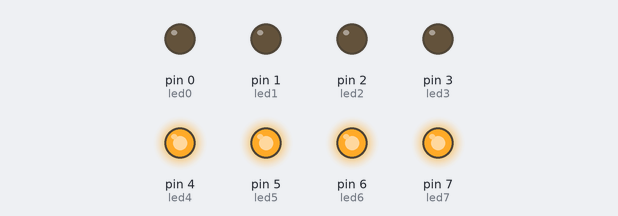
Bench run of a sketch on a simulated Arduino Uno, built with avr-gcc and run on an emulated ATmega328P. Parts: output pins drawn as LEDs (lit = HIGH).

Above: at 1.5 s.
At 3.5 s:
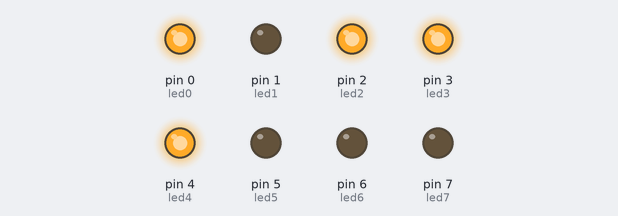
At 6.5 s:
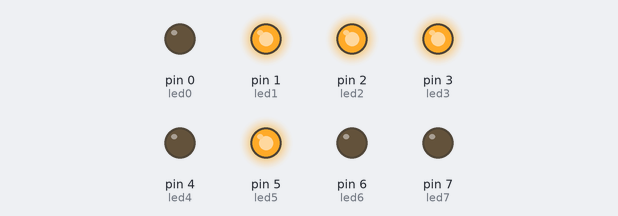
At 12.5 s:
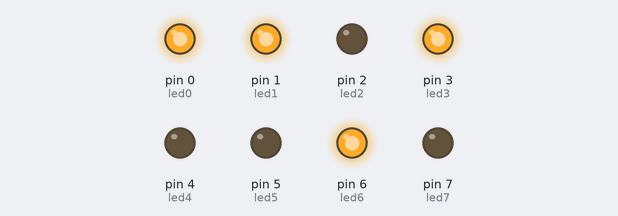
At 17.5 s:
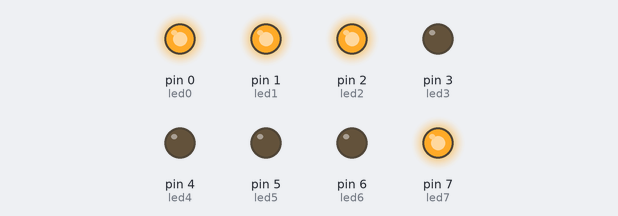
At 23.5 s:
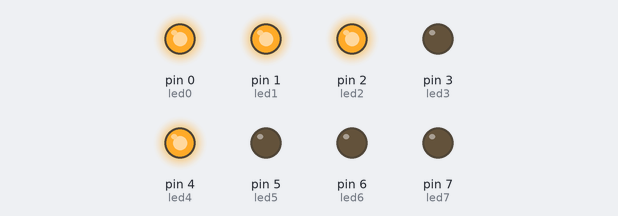
Timing chart, 0 to 24.4 s (numbered marks = the images above):
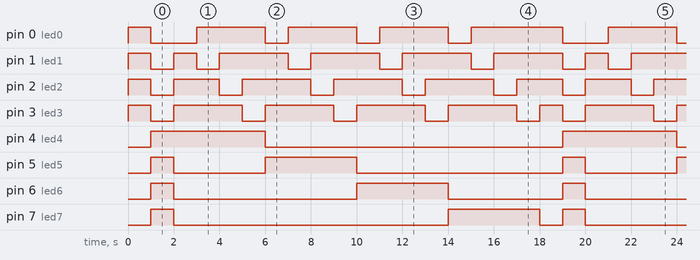

Measured:
- by itself, pin 0 (led0): repeats every 18.0 s: 3 × (HIGH 3.0 s, LOW 1.0 s), HIGH 4.0 s, LOW 2.0 s
- by itself, pin 1 (led1): repeats every 18.0 s: HIGH 1.0 s, 4 × (LOW 1.0 s, HIGH 3.0 s), LOW 1.0 s
- by itself, pin 2 (led2): repeats every 18.0 s: HIGH 2.0 s, 3 × (LOW 1.0 s, HIGH 3.0 s), LOW 1.0 s, HIGH 2.0 s, LOW 1.0 s
- by itself, pin 3 (led3): repeats every 18.0 s: 4 × (HIGH 3.0 s, LOW 1.0 s), HIGH 1.0 s, LOW 1.0 s
- by itself, pin 4 (led4): alternates HIGH for 5.0 s and LOW for 13.0 s
- by itself, pin 5 (led5): repeats every 18.0 s: LOW 4.0 s, HIGH 4.0 s, LOW 9.0 s, HIGH 1.0 s
- by itself, pin 6 (led6): repeats every 18.0 s: LOW 8.0 s, HIGH 4.0 s, LOW 5.0 s, HIGH 1.0 s
- by itself, pin 7 (led7): repeats every 18.0 s: LOW 12.0 s, HIGH 4.0 s, LOW 1.0 s, HIGH 1.0 s

The sketch:

4x4_led_matrix.ino
```cpp
//initialize the port numbers. You can easily change them here if you connected your LEDs in another way than I suggested
int led0 = 0;
int led1 = 1;
int led2 = 2;
int led3 = 3;
int led4 = 4;
int led5 = 5;
int led6 = 6;
int led7 = 7;

//the time we will wait after lighting one LED (in ms)
int time = 1000;

void setup(){ //this method will be run once after powering up the arduino
  //put all the pins in output mode so they can light up the LEDs
  pinMode(led0, OUTPUT);
  pinMode(led1, OUTPUT);
  pinMode(led2, OUTPUT);
  pinMode(led3, OUTPUT);
  pinMode(led4, OUTPUT);
  pinMode(led5, OUTPUT);
  pinMode(led6, OUTPUT);
  pinMode(led7, OUTPUT);
  off(); //ensure all the LEDs are off
}


void loop(){ //this method will be repeated once the setup is finished
  splash1(); //we basicly keep calling this method
}

void splash1(){
  all();  //puts on all the LEDs for one second
  a();  //puts on the first LED
  b();  //puts on the second LED (turns first one off)
  c();  //...
  d();
  e();
  f();
  g();
  h();
  i();
  j();
  k();
  l();
  m();
  n();
  o();
  p();
  off();  //turns all LEDs off
}

void off(){
  digitalWrite(led0, HIGH);
  digitalWrite(led1, HIGH);
  digitalWrite(led2, HIGH);
  digitalWrite(led3, HIGH);

  digitalWrite(led4, LOW);
  digitalWrite(led5, LOW);
  digitalWrite(led6, LOW);
  digitalWrite(led7, LOW);
  delay (time);
}

void a(){
  digitalWrite(led0, LOW);
  digitalWrite(led1, HIGH);
  digitalWrite(led2, HIGH);
  digitalWrite(led3, HIGH);

  digitalWrite(led4, HIGH);
  digitalWrite(led5, LOW);
  digitalWrite(led6, LOW);
  digitalWrite(led7, LOW);
  delay (time);
}

void b(){
  digitalWrite(led0, HIGH);
  digitalWrite(led1, LOW);
  digitalWrite(led2, HIGH);
  digitalWrite(led3, HIGH);

  digitalWrite(led4, HIGH);
  digitalWrite(led5, LOW);
  digitalWrite(led6, LOW);
  digitalWrite(led7, LOW);
  delay (time);
}

void c(){
  digitalWrite(led0, HIGH);
  digitalWrite(led1, HIGH);
  digitalWrite(led2, LOW);
  digitalWrite(led3, HIGH);

  digitalWrite(led4, HIGH);
  digitalWrite(led5, LOW);
  digitalWrite(led6, LOW);
  digitalWrite(led7, LOW);
  delay (time);
}

void d(){
  digitalWrite(led0, HIGH);
  digitalWrite(led1, HIGH);
  digitalWrite(led2, HIGH);
  digitalWrite(led3, LOW);

  digitalWrite(led4, HIGH);
  digitalWrite(led5, LOW);
  digitalWrite(led6, LOW);
  digitalWrite(led7, LOW);
  delay (time);
}

void e(){
  digitalWrite(led0, LOW);
  digitalWrite(led1, HIGH);
  digitalWrite(led2, HIGH);
  digitalWrite(led3, HIGH);

  digitalWrite(led4, LOW);
  digitalWrite(led5, HIGH);
  digitalWrite(led6, LOW);
  digitalWrite(led7, LOW);
  delay (time);
}

void f(){
  digitalWrite(led0, HIGH);
  digitalWrite(led1, LOW);
  digitalWrite(led2, HIGH);
  digitalWrite(led3, HIGH);

  digitalWrite(led4, LOW);
  digitalWrite(led5, HIGH);
  digitalWrite(led6, LOW);
  digitalWrite(led7, LOW);
  delay (time);
}

void g(){
  digitalWrite(led0, HIGH);
  digitalWrite(led1, HIGH);
  digitalWrite(led2, LOW);
  digitalWrite(led3, HIGH);

  digitalWrite(led4, LOW);
  digitalWrite(led5, HIGH);
  digitalWrite(led6, LOW);
  digitalWrite(led7, LOW);
  delay (time);
}

void h(){
  digitalWrite(led0, HIGH);
  digitalWrite(led1, HIGH);
  digitalWrite(led2, HIGH);
  digitalWrite(led3, LOW);

  digitalWrite(led4, LOW);
  digitalWrite(led5, HIGH);
  digitalWrite(led6, LOW);
  digitalWrite(led7, LOW);
  delay (time);
}

void i(){
  digitalWrite(led0, LOW);
  digitalWrite(led1, HIGH);
  digitalWrite(led2, HIGH);
  digitalWrite(led3, HIGH);

  digitalWrite(led4, LOW);
  digitalWrite(led5, LOW);
  digitalWrite(led6, HIGH);
  digitalWrite(led7, LOW);
  delay (time);
}

void j(){
  digitalWrite(led0, HIGH);
  digitalWrite(led1, LOW);
  digitalWrite(led2, HIGH);
  digitalWrite(led3, HIGH);

  digitalWrite(led4, LOW);
  digitalWrite(led5, LOW);
  digitalWrite(led6, HIGH);
  digitalWrite(led7, LOW);
  delay (time);
}

void k(){
  digitalWrite(led0, HIGH);
  digitalWrite(led1, HIGH);
  digitalWrite(led2, LOW);
  digitalWrite(led3, HIGH);

  digitalWrite(led4, LOW);
  digitalWrite(led5, LOW);
  digitalWrite(led6, HIGH);
  digitalWrite(led7, LOW);
  delay (time);
}

void l(){
  digitalWrite(led0, HIGH);
  digitalWrite(led1, HIGH);
  digitalWrite(led2, HIGH);
  digitalWrite(led3, LOW);

  digitalWrite(led4, LOW);
  digitalWrite(led5, LOW);
  digitalWrite(led6, HIGH);
  digitalWrite(led7, LOW);
  delay (time);
}

void m(){
  digitalWrite(led0, LOW);
  digitalWrite(led1, HIGH);
  digitalWrite(led2, HIGH);
  digitalWrite(led3, HIGH);

  digitalWrite(led4, LOW);
  digitalWrite(led5, LOW);
  digitalWrite(led6, LOW);
  digitalWrite(led7, HIGH);
  delay (time);
}

void n(){
  digitalWrite(led0, HIGH);
  digitalWrite(led1, LOW);
  digitalWrite(led2, HIGH);
  digitalWrite(led3, HIGH);

  digitalWrite(led4, LOW);
  digitalWrite(led5, LOW);
  digitalWrite(led6, LOW);
  digitalWrite(led7, HIGH);
  delay (time);
}

void o(){
  digitalWrite(led0, HIGH);
  digitalWrite(led1, HIGH);
  digitalWrite(led2, LOW);
  digitalWrite(led3, HIGH);

  digitalWrite(led4, LOW);
  digitalWrite(led5, LOW);
  digitalWrite(led6, LOW);
  digitalWrite(led7, HIGH);
  delay (time);
}

void p(){
  digitalWrite(led0, HIGH);
  digitalWrite(led1, HIGH);
  digitalWrite(led2, HIGH);
  digitalWrite(led3, LOW);

  digitalWrite(led4, LOW);
  digitalWrite(led5, LOW);
  digitalWrite(led6, LOW);
  digitalWrite(led7, HIGH);
  delay (time);
}

void all(){
  digitalWrite(led0, LOW);
  digitalWrite(led1, LOW);
  digitalWrite(led2, LOW);
  digitalWrite(led3, LOW);

  digitalWrite(led4, HIGH);
  digitalWrite(led5, HIGH);
  digitalWrite(led6, HIGH);
  digitalWrite(led7, HIGH);
  delay (1000);
}
```
